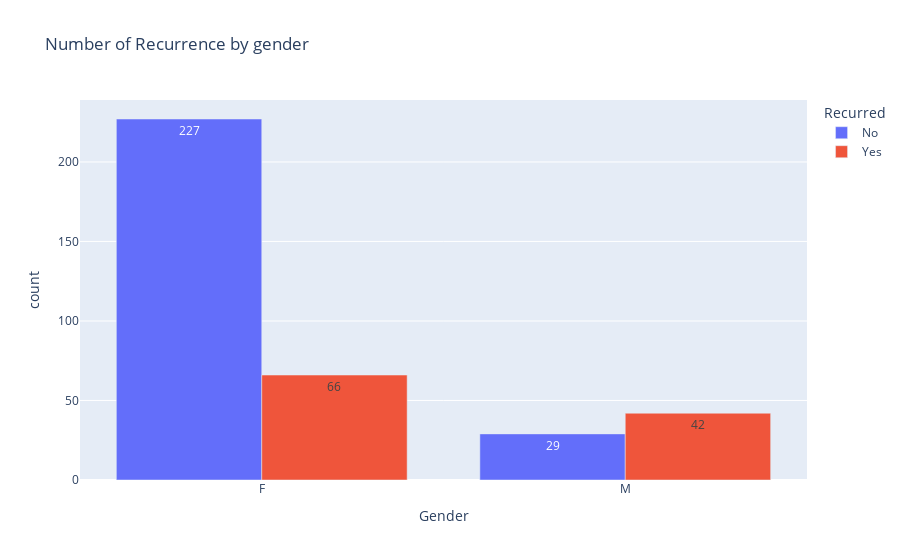

The code cell stored with this chart in its notebook:
### Code cell
px.bar(Gender_Recurred, y= 'count', x = 'Gender' , color = 'Recurred', barmode = 'group', title = 'Number of Recurrence by gender', text_auto = True)

### Figure 1 — Plotly figure (JSON) as saved in the notebook; plotly's stock layout.template omitted (floating-point values rounded to 4 significant figures)
{"data": [{"alignmentgroup": "True", "hovertemplate": "Recurred=No<br>Gender=%{x}<br>count=%{y}<extra></extra>", "legendgroup": "No", "marker": {"color": "#636efa", "pattern": {"shape": ""}}, "name": "No", "offsetgroup": "No", "orientation": "v", "showlegend": true, "textposition": "auto", "texttemplate": "%{y}", "type": "bar", "x": ["F", "M"], "xaxis": "x", "y": [227, 29], "yaxis": "y"}, {"alignmentgroup": "True", "hovertemplate": "Recurred=Yes<br>Gender=%{x}<br>count=%{y}<extra></extra>", "legendgroup": "Yes", "marker": {"color": "#EF553B", "pattern": {"shape": ""}}, "name": "Yes", "offsetgroup": "Yes", "orientation": "v", "showlegend": true, "textposition": "auto", "texttemplate": "%{y}", "type": "bar", "x": ["F", "M"], "xaxis": "x", "y": [66, 42], "yaxis": "y"}], "layout": {"barmode": "group", "legend": {"title": {"text": "Recurred"}, "tracegroupgap": 0}, "title": {"text": "Number of Recurrence by gender"}, "xaxis": {"anchor": "y", "domain": [0, 1], "title": {"text": "Gender"}}, "yaxis": {"anchor": "x", "domain": [0, 1], "title": {"text": "count"}}}}
